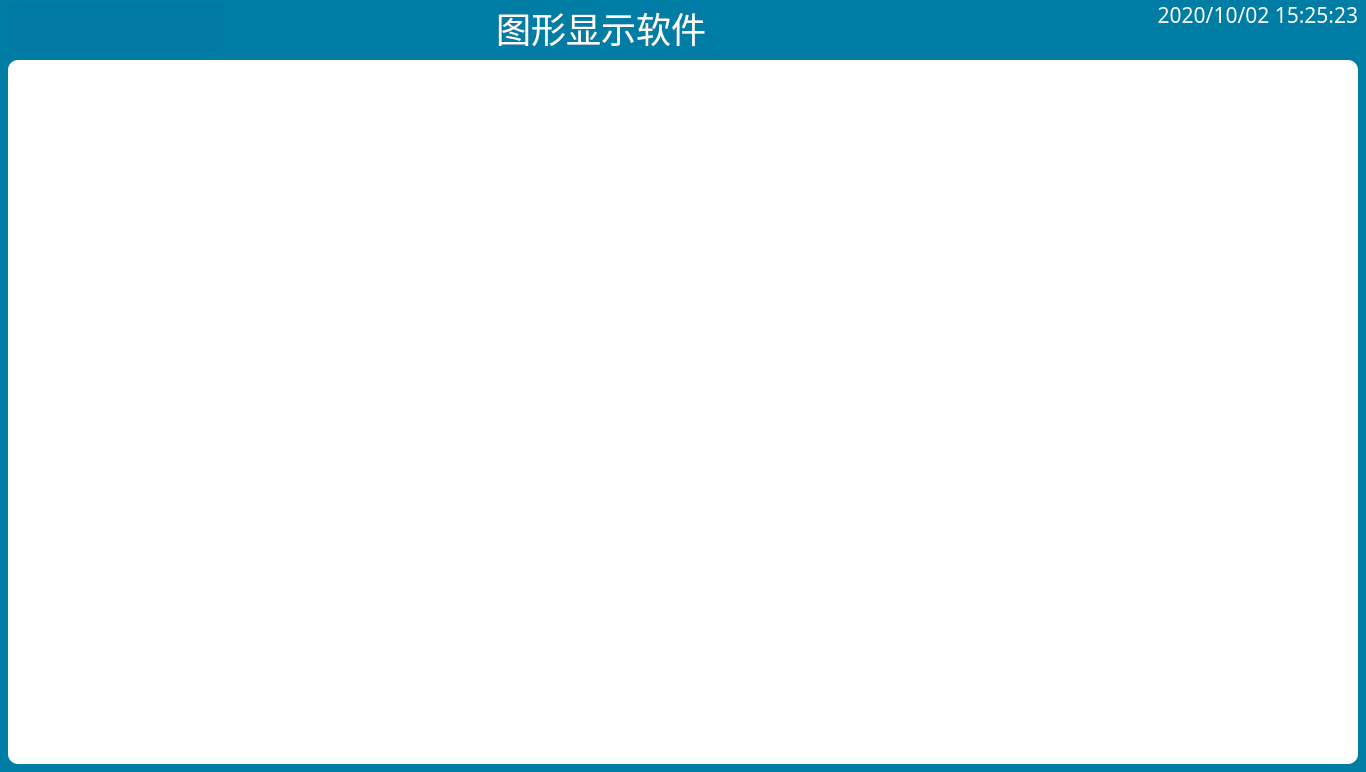
<?xml version="1.0" encoding="UTF-8"?>
<ui version="4.0">
 <class>MainWindow</class>
 <widget class="QMainWindow" name="MainWindow">
  <property name="geometry">
   <rect>
    <x>0</x>
    <y>0</y>
    <width>1366</width>
    <height>772</height>
   </rect>
  </property>
  <property name="windowTitle">
   <string>MainWindow</string>
  </property>
  <property name="styleSheet">
   <string notr="true"/>
  </property>
  <widget class="QWidget" name="centralWidget">
   <property name="styleSheet">
    <string notr="true">QWidget#centralWidget{
background-color: rgb(0, 125, 165);
}
QDialog{
font: 18pt &quot;微软雅黑&quot;;
background-color: rgb(255, 255, 255);
}
QToolButton{
font: 20pt &quot;微软雅黑&quot;;
color: rgb(255, 255, 255);
border-radius:10px;
background-color: rgb(0, 122, 165);
}
QToolButton:disabled{
font: 19pt &quot;微软雅黑&quot;;
color: rgb(180, 180, 180);
border-color: rgb(180, 180, 180);
}</string>
   </property>
   <layout class="QVBoxLayout" name="verticalLayout_2">
    <property name="spacing">
     <number>5</number>
    </property>
    <property name="leftMargin">
     <number>8</number>
    </property>
    <property name="topMargin">
     <number>0</number>
    </property>
    <property name="rightMargin">
     <number>8</number>
    </property>
    <property name="bottomMargin">
     <number>8</number>
    </property>
    <item>
     <layout class="QHBoxLayout" name="horizontalLayout">
      <item>
       <widget class="QToolButton" name="tBtnLogo">
        <property name="minimumSize">
         <size>
          <width>216</width>
          <height>50</height>
         </size>
        </property>
        <property name="maximumSize">
         <size>
          <width>216</width>
          <height>50</height>
         </size>
        </property>
        <property name="styleSheet">
         <string notr="true">QToolButton{
border-image: url(:/Image/Sensor.png);
}
</string>
        </property>
        <property name="text">
         <string/>
        </property>
        <property name="autoRaise">
         <bool>false</bool>
        </property>
       </widget>
      </item>
      <item>
       <spacer name="horizontalSpacer">
        <property name="orientation">
         <enum>Qt::Horizontal</enum>
        </property>
        <property name="sizeHint" stdset="0">
         <size>
          <width>40</width>
          <height>20</height>
         </size>
        </property>
       </spacer>
      </item>
      <item>
       <widget class="QLabel" name="lbSystemName">
        <property name="sizePolicy">
         <sizepolicy hsizetype="Fixed" vsizetype="Fixed">
          <horstretch>0</horstretch>
          <verstretch>0</verstretch>
         </sizepolicy>
        </property>
        <property name="maximumSize">
         <size>
          <width>366</width>
          <height>50</height>
         </size>
        </property>
        <property name="font">
         <font>
          <family>微软雅黑</family>
          <pointsize>26</pointsize>
          <weight>50</weight>
          <italic>false</italic>
          <bold>false</bold>
         </font>
        </property>
        <property name="focusPolicy">
         <enum>Qt::ClickFocus</enum>
        </property>
        <property name="styleSheet">
         <string notr="true">font: 26pt &quot;微软雅黑&quot;;
color: rgb(255, 255, 255);</string>
        </property>
        <property name="text">
         <string>图形显示软件</string>
        </property>
        <property name="alignment">
         <set>Qt::AlignHCenter|Qt::AlignTop</set>
        </property>
       </widget>
      </item>
      <item>
       <spacer name="horizontalSpacer_2">
        <property name="orientation">
         <enum>Qt::Horizontal</enum>
        </property>
        <property name="sizeHint" stdset="0">
         <size>
          <width>40</width>
          <height>20</height>
         </size>
        </property>
       </spacer>
      </item>
      <item>
       <layout class="QVBoxLayout" name="verticalLayout">
        <property name="spacing">
         <number>5</number>
        </property>
        <item>
         <widget class="QLabel" name="lbSystemTime">
          <property name="sizePolicy">
           <sizepolicy hsizetype="Fixed" vsizetype="Fixed">
            <horstretch>0</horstretch>
            <verstretch>0</verstretch>
           </sizepolicy>
          </property>
          <property name="minimumSize">
           <size>
            <width>380</width>
            <height>25</height>
           </size>
          </property>
          <property name="maximumSize">
           <size>
            <width>380</width>
            <height>25</height>
           </size>
          </property>
          <property name="font">
           <font>
            <family>微软雅黑</family>
            <pointsize>16</pointsize>
            <weight>50</weight>
            <italic>false</italic>
            <bold>false</bold>
           </font>
          </property>
          <property name="focusPolicy">
           <enum>Qt::ClickFocus</enum>
          </property>
          <property name="styleSheet">
           <string notr="true">font: 16pt &quot;微软雅黑&quot;;
color: rgb(255, 255, 255);</string>
          </property>
          <property name="text">
           <string>2020/10/02 15:25:23</string>
          </property>
          <property name="alignment">
           <set>Qt::AlignRight|Qt::AlignTop|Qt::AlignTrailing</set>
          </property>
         </widget>
        </item>
        <item>
         <widget class="QLabel" name="lbCompany">
          <property name="sizePolicy">
           <sizepolicy hsizetype="Fixed" vsizetype="Fixed">
            <horstretch>0</horstretch>
            <verstretch>0</verstretch>
           </sizepolicy>
          </property>
          <property name="minimumSize">
           <size>
            <width>380</width>
            <height>25</height>
           </size>
          </property>
          <property name="maximumSize">
           <size>
            <width>380</width>
            <height>25</height>
           </size>
          </property>
          <property name="font">
           <font>
            <family>微软雅黑</family>
            <pointsize>16</pointsize>
            <weight>50</weight>
            <italic>false</italic>
            <bold>false</bold>
           </font>
          </property>
          <property name="focusPolicy">
           <enum>Qt::ClickFocus</enum>
          </property>
          <property name="styleSheet">
           <string notr="true">font: 16pt &quot;微软雅黑&quot;;
color: rgb(255, 255, 255);</string>
          </property>
          <property name="text">
           <string/>
          </property>
          <property name="alignment">
           <set>Qt::AlignRight|Qt::AlignTrailing|Qt::AlignVCenter</set>
          </property>
         </widget>
        </item>
       </layout>
      </item>
     </layout>
    </item>
    <item>
     <widget class="QStackedWidget" name="stackedWidget">
      <property name="minimumSize">
       <size>
        <width>1350</width>
        <height>700</height>
       </size>
      </property>
      <property name="styleSheet">
       <string notr="true">background-color: rgb(255, 255, 255);
border-radius:10px;</string>
      </property>
     </widget>
    </item>
   </layout>
  </widget>
 </widget>
 <layoutdefault spacing="6" margin="11"/>
 <resources/>
 <connections/>
</ui>
